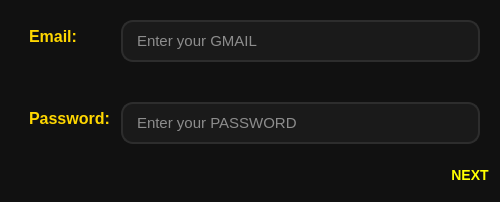
<?xml version="1.0" encoding="UTF-8"?>
<ui version="4.0">
 <class>trainerPageDialog</class>
 <widget class="QDialog" name="trainerPageDialog">
  <property name="geometry">
   <rect>
    <x>0</x>
    <y>0</y>
    <width>500</width>
    <height>202</height>
   </rect>
  </property>
  <property name="windowTitle">
   <string>Dialog</string>
  </property>
  <property name="styleSheet">
   <string notr="true">QWidget {
    background-color: #111111;
    color: #FFD700;
    font-family: &quot;Segoe UI&quot;;
}

QLabel {
    color: #FFD700;
    font-size: 12pt;
    font-weight: 600;
    padding-left: 5px;
}

QLineEdit {
    background-color: #1A1A1A;
    color: white;
    border: 2px solid #2D2D2D;
    border-radius: 12px;
    padding: 8px 12px;
    min-height: 22px;
    font-size: 11pt;
    selection-background-color: #FFD700;
    selection-color: black;
}

QLineEdit:focus {
    border: 2px solid #FFD700;
    background-color: #202020;
}

QLineEdit:hover {
    border: 2px solid #444444;
}

QPushButton#pushButton {
    background-color: #FFD700;
    color: black;
    border: none;
    border-radius: 10px;
    padding: 10px 20px;
    font-size: 11pt;
    font-weight: bold;
}

QPushButton#pushButton:hover {
    background-color: #FFE44D;
}

QPushButton#pushButton:pressed {
    background-color: #D4AF37;
}

QPushButton#pushButton:disabled {
    background-color: #555555;
    color: #AAAAAA;
}</string>
  </property>
  <layout class="QVBoxLayout" name="verticalLayout">
   <item>
    <widget class="QWidget" name="widget" native="true">
     <property name="sizePolicy">
      <sizepolicy hsizetype="Preferred" vsizetype="Minimum">
       <horstretch>0</horstretch>
       <verstretch>0</verstretch>
      </sizepolicy>
     </property>
     <layout class="QFormLayout" name="formLayout">
      <property name="verticalSpacing">
       <number>40</number>
      </property>
      <item row="0" column="0">
       <widget class="QLabel" name="emailLabel">
        <property name="text">
         <string>Email:</string>
        </property>
       </widget>
      </item>
      <item row="0" column="1">
       <widget class="QLineEdit" name="emailLineEdit">
        <property name="placeholderText">
         <string>Enter your GMAIL</string>
        </property>
       </widget>
      </item>
      <item row="1" column="0">
       <widget class="QLabel" name="passwordLabel">
        <property name="text">
         <string>Password:</string>
        </property>
       </widget>
      </item>
      <item row="1" column="1">
       <widget class="QLineEdit" name="passwordLineEdit">
        <property name="echoMode">
         <enum>QLineEdit::Password</enum>
        </property>
        <property name="placeholderText">
         <string>Enter your PASSWORD</string>
        </property>
       </widget>
      </item>
     </layout>
    </widget>
   </item>
   <item alignment="Qt::AlignRight">
    <widget class="QPushButton" name="pushButton">
     <property name="sizePolicy">
      <sizepolicy hsizetype="Minimum" vsizetype="Preferred">
       <horstretch>0</horstretch>
       <verstretch>0</verstretch>
      </sizepolicy>
     </property>
     <property name="styleSheet">
      <string notr="true">QPushButton{
    background-color: transparent;
    color: #ffff00;
    border: none;
    padding: 0px;
    margin: 0px;
    font-size: 10.5pt;
    font-weight: 700;
}

QPushButton:hover {
    color: #e6e600;
}

QPushButton:pressed {
    color: #bfbf00;
}
</string>
     </property>
     <property name="text">
      <string>NEXT</string>
     </property>
    </widget>
   </item>
  </layout>
 </widget>
 <resources/>
 <connections/>
</ui>
